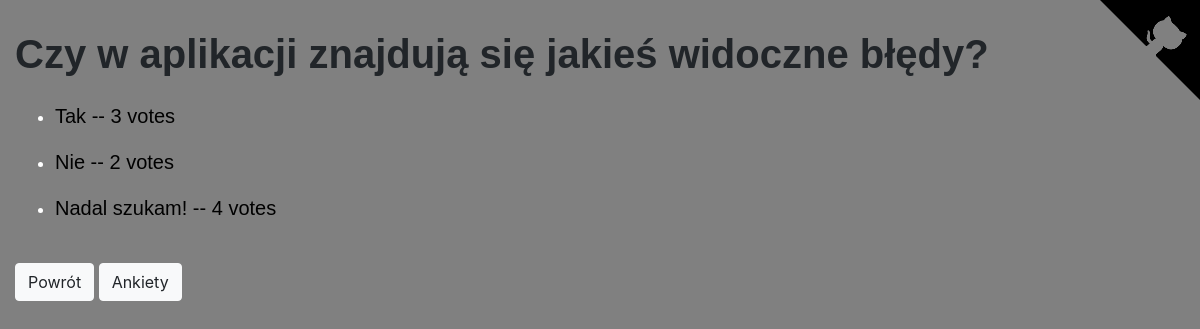
The page /polls/9/results/ on the database as committed earlier.
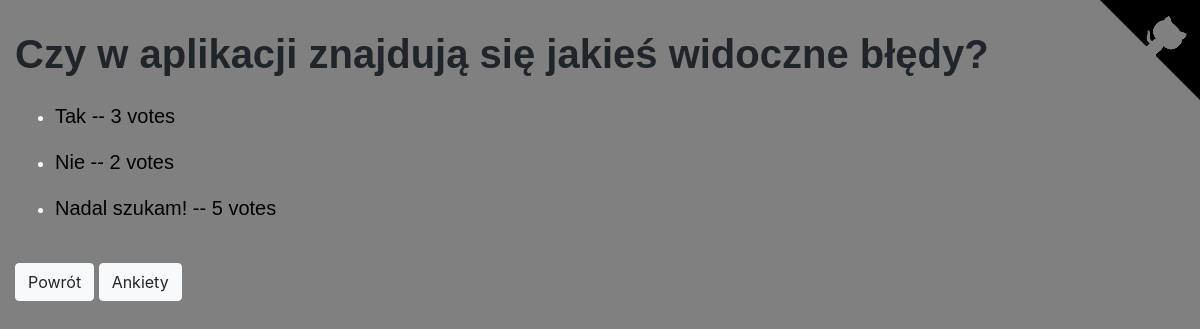
The same page on the database as committed later.
### polls/models.py (models this page shows, shortened)
class Question(models.Model):
    question_text = models.CharField(max_length=200)
    pub_date = models.DateTimeField('Date published')
    def was_published_recently(self):
        now = timezone.now()
        return now - datetime.timedelta(days=1) <= self.pub_date <= now
    was_published_recently.admin_order_field = 'pub_date'
    was_published_recently.boolean = True
    was_published_recently.short_description = 'Published recently?'

class Choice(models.Model):
    question = models.ForeignKey(Question, on_delete=models.CASCADE)
    choice_text = models.CharField(max_length=200)
    votes = models.IntegerField(default=0)

### polls/views.py (the view)
# urls.py: path('<int:pk>/results/', views.ResultsView.as_view(), name='results'),
class ResultsView(generic.DetailView):
    model = Question
    template_name = 'polls/results.html'

### polls/templates/polls/results.html (shortened to what this page needs)
{% extends 'polls/base.html' %}
{% block body %}
    <h1>{{ question.question_text }}</h1>
    <ul>
    {% for choice in question.choice_set.all %}
        <li><p>{{ choice.choice_text }} -- {{ choice.votes }} vote{{ choice.votes|pluralize }}</p></li>
    {% endfor %}
    </ul>
    <br>
    <a class="btn btn-light" href="{% url 'polls:detail' question.id %}">Powrót</a>
    <a class="btn btn-light" href="{% url 'polls:index' %}">Ankiety</a>
{% endblock %}

### polls/templates/polls/base.html (shortened to what this page needs)
{% load static %}
<!doctype html>
<html lang="en">
<head>
    <link rel="stylesheet" href="https://stackpath.bootstrapcdn.com/bootstrap/4.3.1/css/bootstrap.min.css"
>
        <link rel="stylesheet" href="{% static 'polls/style.css' %}">
</head>
 <a href="https://github.com/Sonny-skyez" title="Authors GitHub" class="github-corner"
    target="_blank" rel="noopener noreferrer">
     </a>
<body>
    {% block body %} {% endblock %}
</body>
</html>

### polls/static/polls/style.css (style rules this page uses)
body { background: grey; padding: 15px; }
h1 { font-size: 40px; font-family: 'Arial'; font-weight: bold; padding-top: 15px; padding-bottom: 15px; }
ul { color: white; }
li p { color: Black; font-size: 20px; font-family: 'Arial'; }

### polls/templates/polls/base.html (style rules this page uses)
.github-corner svg { position:absolute;right:0;top:0;mix-blend-mode:darken; color:#ffffff;fill:#000000; }

Rows that differ between the two databases and show on the page:
changed Choice "Nadal szukam!": votes "4" → "5"
